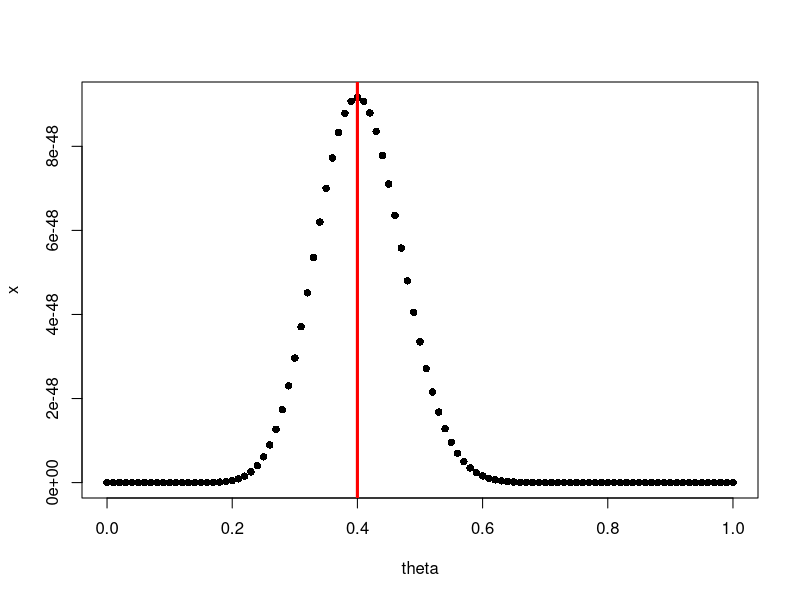

This chart was generated by the following R code:
## ---- chunk 1
r <- 20
N <- 50
## ---- chunk 2
theta=seq(0,1, by = 0.01)
x=rep(0,length(theta))
## ---- chunk 3
for (i in 1:length(theta)){
  x[i] <- (factorial(N) / (factorial(N) * factorial(N-r))) * theta[i]^r * (1-theta[i])^(N-r)
}
## ---- chunk 4
plot(theta,x, type="p", pch=16)
abline(v=0.4, col="red", lwd=3)
## ---- chunk 5
nll <- function(p) {
  -dbinom(r, size = N, prob = p, log = TRUE)
}
## ---- chunk 6
fit <- optim(par = 0.5, fn = nll, method = "BFGS")
## ---- chunk 7
fit$par
## ---- chunk 8
fm <- glm(cbind(20,30) ~ 1, family = binomial)
summary(fm)
plogis(fm$coefficients)
